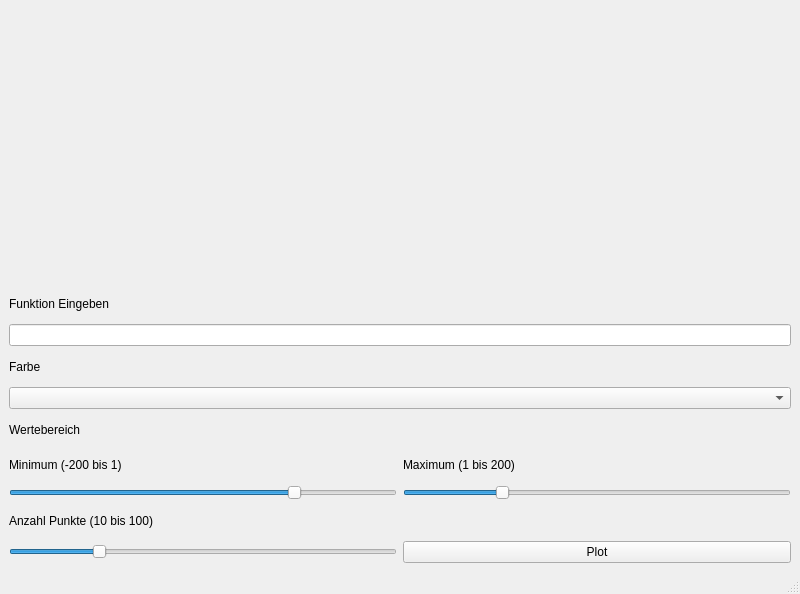
<?xml version="1.0" encoding="UTF-8"?>
<ui version="4.0">
 <class>MainWindow</class>
 <widget class="QMainWindow" name="MainWindow">
  <property name="geometry">
   <rect>
    <x>0</x>
    <y>0</y>
    <width>800</width>
    <height>594</height>
   </rect>
  </property>
  <property name="windowTitle">
   <string>MainWindow</string>
  </property>
  <widget class="QWidget" name="centralwidget">
   <layout class="QHBoxLayout" name="horizontalLayout">
    <item>
     <layout class="QVBoxLayout" name="verticalLayout">
      <item>
       <widget class="QWidget" name="widget" native="true"/>
      </item>
      <item>
       <layout class="QGridLayout" name="gridLayout">
        <item row="7" column="0">
         <widget class="QLabel" name="label_4">
          <property name="text">
           <string>Minimum (-200 bis 1)</string>
          </property>
         </widget>
        </item>
        <item row="1" column="0" colspan="2">
         <widget class="QLineEdit" name="le_fkt"/>
        </item>
        <item row="0" column="0">
         <widget class="QLabel" name="label">
          <property name="text">
           <string>Funktion Eingeben</string>
          </property>
         </widget>
        </item>
        <item row="9" column="0">
         <widget class="QLabel" name="label_6">
          <property name="text">
           <string>Anzahl Punkte (10 bis 100)</string>
          </property>
         </widget>
        </item>
        <item row="8" column="1">
         <widget class="QSlider" name="slider_max">
          <property name="minimum">
           <number>1</number>
          </property>
          <property name="maximum">
           <number>200</number>
          </property>
          <property name="value">
           <number>50</number>
          </property>
          <property name="orientation">
           <enum>Qt::Horizontal</enum>
          </property>
         </widget>
        </item>
        <item row="8" column="0">
         <widget class="QSlider" name="slider_min">
          <property name="minimum">
           <number>-200</number>
          </property>
          <property name="maximum">
           <number>1</number>
          </property>
          <property name="value">
           <number>-50</number>
          </property>
          <property name="sliderPosition">
           <number>-50</number>
          </property>
          <property name="orientation">
           <enum>Qt::Horizontal</enum>
          </property>
         </widget>
        </item>
        <item row="10" column="1">
         <widget class="QPushButton" name="pb_plot">
          <property name="text">
           <string>Plot</string>
          </property>
         </widget>
        </item>
        <item row="7" column="1">
         <widget class="QLabel" name="label_5">
          <property name="text">
           <string>Maximum (1 bis 200)</string>
          </property>
         </widget>
        </item>
        <item row="10" column="0">
         <widget class="QSlider" name="slider_anzahl_punkte">
          <property name="minimum">
           <number>10</number>
          </property>
          <property name="maximum">
           <number>100</number>
          </property>
          <property name="sliderPosition">
           <number>30</number>
          </property>
          <property name="orientation">
           <enum>Qt::Horizontal</enum>
          </property>
         </widget>
        </item>
        <item row="5" column="0" colspan="2">
         <widget class="QComboBox" name="cb_farbe"/>
        </item>
        <item row="2" column="0">
         <widget class="QLabel" name="label_3">
          <property name="text">
           <string>Farbe</string>
          </property>
         </widget>
        </item>
        <item row="6" column="0">
         <widget class="QLabel" name="label_2">
          <property name="text">
           <string>Wertebereich</string>
          </property>
         </widget>
        </item>
       </layout>
      </item>
     </layout>
    </item>
   </layout>
  </widget>
  <widget class="QMenuBar" name="menubar">
   <property name="geometry">
    <rect>
     <x>0</x>
     <y>0</y>
     <width>800</width>
     <height>31</height>
    </rect>
   </property>
  </widget>
  <widget class="QStatusBar" name="statusbar"/>
 </widget>
 <resources/>
 <connections/>
</ui>
